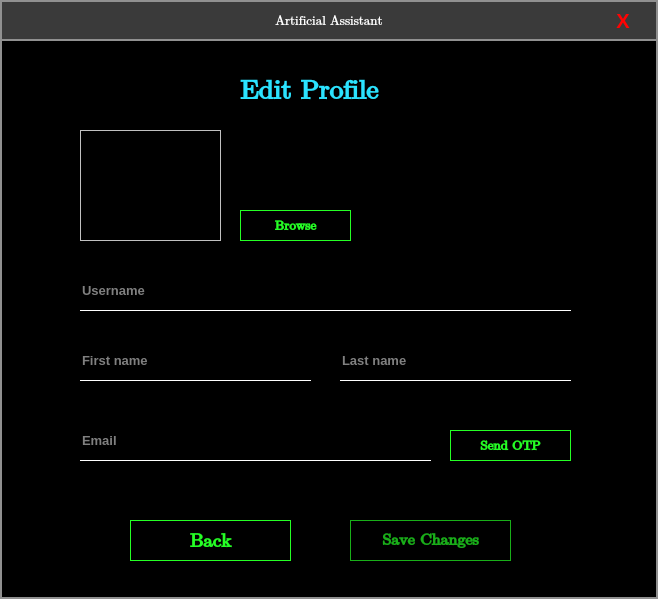
<?xml version="1.0" encoding="UTF-8"?>
<ui version="4.0">
 <class>EditProfile</class>
 <widget class="QMainWindow" name="EditProfile">
  <property name="geometry">
   <rect>
    <x>0</x>
    <y>0</y>
    <width>658</width>
    <height>599</height>
   </rect>
  </property>
  <property name="windowTitle">
   <string>MainWindow</string>
  </property>
  <property name="styleSheet">
   <string notr="true">background-color: rgb(0, 0, 0);
border:2px solid rgb(144, 144, 144);</string>
  </property>
  <widget class="QWidget" name="centralwidget">
   <widget class="QLabel" name="label_3">
    <property name="geometry">
     <rect>
      <x>0</x>
      <y>0</y>
      <width>658</width>
      <height>41</height>
     </rect>
    </property>
    <property name="font">
     <font>
      <family>Cambria Math</family>
      <pointsize>10</pointsize>
     </font>
    </property>
    <property name="styleSheet">
     <string notr="true">background-color: rgb(58, 58, 58);
border:2px solid rgb(144, 144, 144);
color:rgb(255, 255, 255);</string>
    </property>
    <property name="text">
     <string>Artificial Assistant</string>
    </property>
    <property name="alignment">
     <set>Qt::AlignCenter</set>
    </property>
   </widget>
   <widget class="QPushButton" name="pushButton_5">
    <property name="geometry">
     <rect>
      <x>590</x>
      <y>0</y>
      <width>68</width>
      <height>41</height>
     </rect>
    </property>
    <property name="font">
     <font>
      <pointsize>15</pointsize>
      <weight>75</weight>
      <bold>true</bold>
     </font>
    </property>
    <property name="styleSheet">
     <string notr="true">QPushButton{
	background-color: rgb(58, 58, 58);
	color: rgb(255, 2, 2);
	border:2px solid rgb(144, 144, 144);
	border-left:none;
}
QPushButton:hover{
	background-color:rgb(255, 2, 2);
	color:rgb(255, 255, 255);
}</string>
    </property>
    <property name="text">
     <string>X</string>
    </property>
   </widget>
   <widget class="QLabel" name="label">
    <property name="geometry">
     <rect>
      <x>240</x>
      <y>70</y>
      <width>171</width>
      <height>41</height>
     </rect>
    </property>
    <property name="font">
     <font>
      <family>Cambria Math</family>
      <pointsize>20</pointsize>
      <weight>75</weight>
      <bold>true</bold>
     </font>
    </property>
    <property name="styleSheet">
     <string notr="true">color: rgb(43, 227, 255);
border:none;</string>
    </property>
    <property name="text">
     <string>Edit Profile</string>
    </property>
   </widget>
   <widget class="QLabel" name="label_2">
    <property name="geometry">
     <rect>
      <x>80</x>
      <y>130</y>
      <width>141</width>
      <height>111</height>
     </rect>
    </property>
    <property name="styleSheet">
     <string notr="true">border:1px solid  rgb(193, 193, 193);</string>
    </property>
    <property name="text">
     <string/>
    </property>
    <property name="pixmap">
     <pixmap>../Images/defaultperson.jpg</pixmap>
    </property>
    <property name="scaledContents">
     <bool>true</bool>
    </property>
   </widget>
   <widget class="QLabel" name="label_4">
    <property name="geometry">
     <rect>
      <x>80</x>
      <y>465</y>
      <width>361</width>
      <height>16</height>
     </rect>
    </property>
    <property name="font">
     <font>
      <pointsize>10</pointsize>
     </font>
    </property>
    <property name="styleSheet">
     <string notr="true">border:none;
color: rgb(255, 0, 0);</string>
    </property>
    <property name="text">
     <string/>
    </property>
   </widget>
   <widget class="QLineEdit" name="lineEdit_4">
    <property name="geometry">
     <rect>
      <x>80</x>
      <y>420</y>
      <width>351</width>
      <height>41</height>
     </rect>
    </property>
    <property name="font">
     <font>
      <pointsize>10</pointsize>
      <weight>75</weight>
      <bold>true</bold>
     </font>
    </property>
    <property name="styleSheet">
     <string notr="true">border:none;
border-bottom:1px solid rgb(255, 255, 255);
color: rgb(255, 255, 255);</string>
    </property>
    <property name="text">
     <string/>
    </property>
    <property name="readOnly">
     <bool>false</bool>
    </property>
    <property name="placeholderText">
     <string>Email</string>
    </property>
   </widget>
   <widget class="QLineEdit" name="lineEdit_2">
    <property name="geometry">
     <rect>
      <x>80</x>
      <y>340</y>
      <width>231</width>
      <height>41</height>
     </rect>
    </property>
    <property name="font">
     <font>
      <pointsize>10</pointsize>
      <weight>75</weight>
      <bold>true</bold>
     </font>
    </property>
    <property name="styleSheet">
     <string notr="true">border:none;
border-bottom:1px solid rgb(255, 255, 255);
color: rgb(255, 255, 255);</string>
    </property>
    <property name="text">
     <string/>
    </property>
    <property name="readOnly">
     <bool>false</bool>
    </property>
    <property name="placeholderText">
     <string>First name</string>
    </property>
   </widget>
   <widget class="QLineEdit" name="lineEdit_3">
    <property name="geometry">
     <rect>
      <x>340</x>
      <y>340</y>
      <width>231</width>
      <height>41</height>
     </rect>
    </property>
    <property name="font">
     <font>
      <pointsize>10</pointsize>
      <weight>75</weight>
      <bold>true</bold>
     </font>
    </property>
    <property name="styleSheet">
     <string notr="true">border:none;
border-bottom:1px solid rgb(255, 255, 255);
color: rgb(255, 255, 255);</string>
    </property>
    <property name="text">
     <string/>
    </property>
    <property name="readOnly">
     <bool>false</bool>
    </property>
    <property name="placeholderText">
     <string>Last name</string>
    </property>
   </widget>
   <widget class="QFrame" name="frame">
    <property name="geometry">
     <rect>
      <x>80</x>
      <y>500</y>
      <width>491</width>
      <height>0</height>
     </rect>
    </property>
    <property name="styleSheet">
     <string notr="true">border:none;</string>
    </property>
    <property name="frameShape">
     <enum>QFrame::StyledPanel</enum>
    </property>
    <property name="frameShadow">
     <enum>QFrame::Raised</enum>
    </property>
    <widget class="QLineEdit" name="lineEdit_5">
     <property name="geometry">
      <rect>
       <x>0</x>
       <y>-10</y>
       <width>491</width>
       <height>41</height>
      </rect>
     </property>
     <property name="font">
      <font>
       <pointsize>10</pointsize>
       <weight>75</weight>
       <bold>true</bold>
      </font>
     </property>
     <property name="styleSheet">
      <string notr="true">border:none;
border-bottom:1px solid rgb(255, 255, 255);
color: rgb(255, 255, 255);</string>
     </property>
     <property name="text">
      <string/>
     </property>
     <property name="readOnly">
      <bool>false</bool>
     </property>
     <property name="placeholderText">
      <string>OTP</string>
     </property>
    </widget>
    <widget class="QLabel" name="label_6">
     <property name="geometry">
      <rect>
       <x>0</x>
       <y>35</y>
       <width>361</width>
       <height>20</height>
      </rect>
     </property>
     <property name="font">
      <font>
       <pointsize>10</pointsize>
      </font>
     </property>
     <property name="styleSheet">
      <string notr="true">border:none;
color: rgb(255, 0, 0);</string>
     </property>
     <property name="text">
      <string/>
     </property>
    </widget>
   </widget>
   <widget class="QFrame" name="frame_2">
    <property name="geometry">
     <rect>
      <x>130</x>
      <y>520</y>
      <width>381</width>
      <height>41</height>
     </rect>
    </property>
    <property name="styleSheet">
     <string notr="true">border:none;</string>
    </property>
    <property name="frameShape">
     <enum>QFrame::StyledPanel</enum>
    </property>
    <property name="frameShadow">
     <enum>QFrame::Raised</enum>
    </property>
    <widget class="QPushButton" name="pushButton_3">
     <property name="geometry">
      <rect>
       <x>0</x>
       <y>0</y>
       <width>161</width>
       <height>41</height>
      </rect>
     </property>
     <property name="font">
      <font>
       <family>Cambria Math</family>
       <pointsize>14</pointsize>
       <weight>75</weight>
       <bold>true</bold>
      </font>
     </property>
     <property name="styleSheet">
      <string notr="true">QPushButton{
	color:rgb(37, 255, 37);
	border:1px solid rgb(37, 255, 37);
}
QPushButton:hover{
	background-color:rgb(37, 255, 37);
	color:rgb(0, 0, 0);
}</string>
     </property>
     <property name="text">
      <string>Back</string>
     </property>
    </widget>
    <widget class="QPushButton" name="pushButton_4">
     <property name="geometry">
      <rect>
       <x>220</x>
       <y>0</y>
       <width>161</width>
       <height>41</height>
      </rect>
     </property>
     <property name="font">
      <font>
       <family>Cambria Math</family>
       <pointsize>12</pointsize>
       <weight>75</weight>
       <bold>true</bold>
      </font>
     </property>
     <property name="styleSheet">
      <string notr="true">QPushButton{
	color:rgb(37, 255, 37);
	border:1px solid rgb(37, 255, 37);
}
QPushButton:hover{
	background-color:rgb(37, 255, 37);
	color:rgb(0, 0, 0);
}</string>
     </property>
     <property name="text">
      <string>Save Changes</string>
     </property>
    </widget>
    <widget class="QFrame" name="frame_3">
     <property name="geometry">
      <rect>
       <x>220</x>
       <y>0</y>
       <width>161</width>
       <height>41</height>
      </rect>
     </property>
     <property name="styleSheet">
      <string notr="true">background-color:rgba(0, 0, 0, 80);</string>
     </property>
     <property name="frameShape">
      <enum>QFrame::StyledPanel</enum>
     </property>
     <property name="frameShadow">
      <enum>QFrame::Raised</enum>
     </property>
    </widget>
   </widget>
   <widget class="QLineEdit" name="lineEdit">
    <property name="geometry">
     <rect>
      <x>80</x>
      <y>270</y>
      <width>491</width>
      <height>41</height>
     </rect>
    </property>
    <property name="font">
     <font>
      <pointsize>10</pointsize>
      <weight>75</weight>
      <bold>true</bold>
     </font>
    </property>
    <property name="styleSheet">
     <string notr="true">border:none;
border-bottom:1px solid rgb(255, 255, 255);
color: rgb(255, 255, 255);</string>
    </property>
    <property name="text">
     <string/>
    </property>
    <property name="readOnly">
     <bool>true</bool>
    </property>
    <property name="placeholderText">
     <string>Username</string>
    </property>
   </widget>
   <widget class="QFrame" name="frame_5">
    <property name="geometry">
     <rect>
      <x>450</x>
      <y>430</y>
      <width>121</width>
      <height>31</height>
     </rect>
    </property>
    <property name="styleSheet">
     <string notr="true">border:none;</string>
    </property>
    <property name="frameShape">
     <enum>QFrame::StyledPanel</enum>
    </property>
    <property name="frameShadow">
     <enum>QFrame::Raised</enum>
    </property>
    <widget class="QFrame" name="frame_4">
     <property name="geometry">
      <rect>
       <x>0</x>
       <y>0</y>
       <width>121</width>
       <height>31</height>
      </rect>
     </property>
     <property name="frameShape">
      <enum>QFrame::StyledPanel</enum>
     </property>
     <property name="frameShadow">
      <enum>QFrame::Raised</enum>
     </property>
     <widget class="QPushButton" name="pushButton_2">
      <property name="geometry">
       <rect>
        <x>0</x>
        <y>0</y>
        <width>121</width>
        <height>31</height>
       </rect>
      </property>
      <property name="font">
       <font>
        <family>Cambria Math</family>
        <pointsize>10</pointsize>
        <weight>75</weight>
        <bold>true</bold>
       </font>
      </property>
      <property name="styleSheet">
       <string notr="true">QPushButton{
	color:rgb(37, 255, 37);
	border:1px solid rgb(37, 255, 37);
}
QPushButton:hover{
	background-color:rgb(37, 255, 37);
	color:rgb(0, 0, 0);
}</string>
      </property>
      <property name="text">
       <string>Send OTP</string>
      </property>
     </widget>
    </widget>
    <widget class="QFrame" name="frame_6">
     <property name="geometry">
      <rect>
       <x>0</x>
       <y>0</y>
       <width>0</width>
       <height>31</height>
      </rect>
     </property>
     <property name="styleSheet">
      <string notr="true">border:none;</string>
     </property>
     <property name="frameShape">
      <enum>QFrame::StyledPanel</enum>
     </property>
     <property name="frameShadow">
      <enum>QFrame::Raised</enum>
     </property>
     <widget class="QLabel" name="label_5">
      <property name="geometry">
       <rect>
        <x>0</x>
        <y>0</y>
        <width>121</width>
        <height>31</height>
       </rect>
      </property>
      <property name="font">
       <font>
        <family>Cambria Math</family>
        <pointsize>12</pointsize>
       </font>
      </property>
      <property name="styleSheet">
       <string notr="true">border:none;
color: rgb(37, 255, 37);</string>
      </property>
      <property name="text">
       <string>Resend 30 sec</string>
      </property>
     </widget>
    </widget>
   </widget>
   <widget class="QPushButton" name="pushButton">
    <property name="geometry">
     <rect>
      <x>240</x>
      <y>210</y>
      <width>111</width>
      <height>31</height>
     </rect>
    </property>
    <property name="font">
     <font>
      <family>Cambria Math</family>
      <pointsize>10</pointsize>
      <weight>75</weight>
      <bold>true</bold>
     </font>
    </property>
    <property name="styleSheet">
     <string notr="true">QPushButton{
	color:rgb(37, 255, 37);
	border:1px solid rgb(37, 255, 37);
}
QPushButton:hover{
	background-color:rgb(37, 255, 37);
	color:rgb(0, 0, 0);
}</string>
    </property>
    <property name="text">
     <string>Browse</string>
    </property>
   </widget>
   <widget class="QLabel" name="label_7">
    <property name="geometry">
     <rect>
      <x>80</x>
      <y>386</y>
      <width>231</width>
      <height>15</height>
     </rect>
    </property>
    <property name="font">
     <font>
      <pointsize>10</pointsize>
     </font>
    </property>
    <property name="styleSheet">
     <string notr="true">border:none;
color: rgb(255, 0, 0);</string>
    </property>
    <property name="text">
     <string/>
    </property>
   </widget>
   <widget class="QLabel" name="label_8">
    <property name="geometry">
     <rect>
      <x>340</x>
      <y>386</y>
      <width>231</width>
      <height>15</height>
     </rect>
    </property>
    <property name="font">
     <font>
      <pointsize>10</pointsize>
     </font>
    </property>
    <property name="styleSheet">
     <string notr="true">border:none;
color: rgb(255, 0, 0);</string>
    </property>
    <property name="text">
     <string/>
    </property>
   </widget>
  </widget>
 </widget>
 <resources/>
 <connections/>
</ui>
